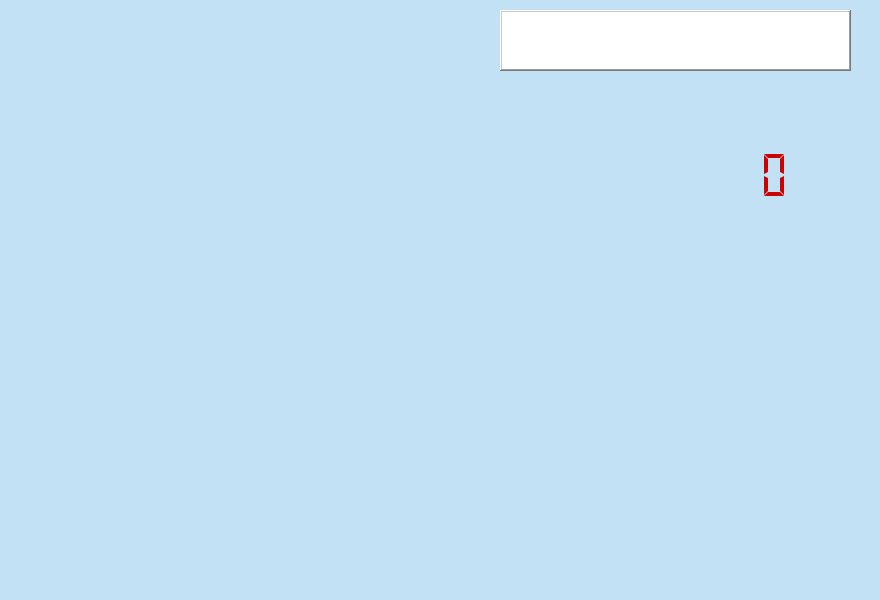
<?xml version="1.0" encoding="UTF-8"?>
<ui version="4.0">
 <class>CoffeeMachine</class>
 <widget class="QWidget" name="CoffeeMachine">
  <property name="geometry">
   <rect>
    <x>0</x>
    <y>0</y>
    <width>880</width>
    <height>600</height>
   </rect>
  </property>
  <property name="minimumSize">
   <size>
    <width>700</width>
    <height>600</height>
   </size>
  </property>
  <property name="windowTitle">
   <string>Form</string>
  </property>
  <layout class="QVBoxLayout" name="verticalLayout">
   <property name="margin">
    <number>0</number>
   </property>
   <item>
    <widget class="QScrollArea" name="scrollArea">
     <property name="palette">
      <palette>
       <active>
        <colorrole role="Base">
         <brush brushstyle="SolidPattern">
          <color alpha="255">
           <red>255</red>
           <green>255</green>
           <blue>255</blue>
          </color>
         </brush>
        </colorrole>
        <colorrole role="Window">
         <brush brushstyle="SolidPattern">
          <color alpha="255">
           <red>194</red>
           <green>225</green>
           <blue>244</blue>
          </color>
         </brush>
        </colorrole>
       </active>
       <inactive>
        <colorrole role="Base">
         <brush brushstyle="SolidPattern">
          <color alpha="255">
           <red>255</red>
           <green>255</green>
           <blue>255</blue>
          </color>
         </brush>
        </colorrole>
        <colorrole role="Window">
         <brush brushstyle="SolidPattern">
          <color alpha="255">
           <red>194</red>
           <green>225</green>
           <blue>244</blue>
          </color>
         </brush>
        </colorrole>
       </inactive>
       <disabled>
        <colorrole role="Base">
         <brush brushstyle="SolidPattern">
          <color alpha="255">
           <red>194</red>
           <green>225</green>
           <blue>244</blue>
          </color>
         </brush>
        </colorrole>
        <colorrole role="Window">
         <brush brushstyle="SolidPattern">
          <color alpha="255">
           <red>194</red>
           <green>225</green>
           <blue>244</blue>
          </color>
         </brush>
        </colorrole>
       </disabled>
      </palette>
     </property>
     <property name="autoFillBackground">
      <bool>true</bool>
     </property>
     <property name="frameShape">
      <enum>QFrame::NoFrame</enum>
     </property>
     <property name="lineWidth">
      <number>0</number>
     </property>
     <widget class="QWidget" name="scrollAreaWidgetContents">
      <property name="geometry">
       <rect>
        <x>0</x>
        <y>0</y>
        <width>880</width>
        <height>600</height>
       </rect>
      </property>
      <property name="sizePolicy">
       <sizepolicy hsizetype="Fixed" vsizetype="Fixed">
        <horstretch>0</horstretch>
        <verstretch>0</verstretch>
       </sizepolicy>
      </property>
      <property name="minimumSize">
       <size>
        <width>880</width>
        <height>600</height>
       </size>
      </property>
      <widget class="QLabel" name="machine">
       <property name="geometry">
        <rect>
         <x>460</x>
         <y>86</y>
         <width>371</width>
         <height>451</height>
        </rect>
       </property>
       <property name="text">
        <string/>
       </property>
       <property name="pixmap">
        <pixmap resource="resource.qrc">:/coffee/Coffee_machine</pixmap>
       </property>
      </widget>
      <widget class="QLabel" name="plate">
       <property name="geometry">
        <rect>
         <x>20</x>
         <y>439</y>
         <width>321</width>
         <height>101</height>
        </rect>
       </property>
       <property name="text">
        <string/>
       </property>
       <property name="pixmap">
        <pixmap resource="resource.qrc">:/coffee/Coffee_plate</pixmap>
       </property>
      </widget>
      <widget class="QLabel" name="euro_1">
       <property name="geometry">
        <rect>
         <x>20</x>
         <y>59</y>
         <width>100</width>
         <height>98</height>
        </rect>
       </property>
       <property name="text">
        <string/>
       </property>
       <property name="pixmap">
        <pixmap>:/coffee/1_euro</pixmap>
       </property>
      </widget>
      <widget class="QLabel" name="euro_2">
       <property name="geometry">
        <rect>
         <x>140</x>
         <y>59</y>
         <width>100</width>
         <height>100</height>
        </rect>
       </property>
       <property name="text">
        <string/>
       </property>
       <property name="pixmap">
        <pixmap>:/coffee/2_euro</pixmap>
       </property>
      </widget>
      <widget class="QLabel" name="coin_out">
       <property name="geometry">
        <rect>
         <x>400</x>
         <y>480</y>
         <width>110</width>
         <height>110</height>
        </rect>
       </property>
       <property name="text">
        <string/>
       </property>
      </widget>
      <widget class="QLabel" name="can_on_plate">
       <property name="geometry">
        <rect>
         <x>70</x>
         <y>320</y>
         <width>179</width>
         <height>189</height>
        </rect>
       </property>
       <property name="text">
        <string/>
       </property>
       <property name="pixmap">
        <pixmap resource="resource.qrc">:/coffee/Can_empty</pixmap>
       </property>
      </widget>
      <widget class="QLabel" name="light_on_money">
       <property name="geometry">
        <rect>
         <x>483</x>
         <y>100</y>
         <width>111</width>
         <height>81</height>
        </rect>
       </property>
       <property name="text">
        <string/>
       </property>
       <property name="pixmap">
        <pixmap resource="resource.qrc">:/coffee/light_money</pixmap>
       </property>
      </widget>
      <widget class="QLabel" name="light_on_can">
       <property name="geometry">
        <rect>
         <x>520</x>
         <y>259</y>
         <width>371</width>
         <height>281</height>
        </rect>
       </property>
       <property name="text">
        <string/>
       </property>
       <property name="pixmap">
        <pixmap resource="resource.qrc">:/coffee/light_can</pixmap>
       </property>
      </widget>
      <widget class="QLabel" name="can_in_machine">
       <property name="geometry">
        <rect>
         <x>575</x>
         <y>320</y>
         <width>179</width>
         <height>189</height>
        </rect>
       </property>
       <property name="text">
        <string/>
       </property>
       <property name="pixmap">
        <pixmap resource="resource.qrc">:/coffee/Can_empty</pixmap>
       </property>
      </widget>
      <widget class="QLabel" name="filled_can_in_machine">
       <property name="geometry">
        <rect>
         <x>575</x>
         <y>320</y>
         <width>179</width>
         <height>189</height>
        </rect>
       </property>
       <property name="text">
        <string/>
       </property>
       <property name="pixmap">
        <pixmap resource="resource.qrc">:/coffee/Can_filled</pixmap>
       </property>
      </widget>
      <widget class="QLabel" name="coffee_splat">
       <property name="geometry">
        <rect>
         <x>580</x>
         <y>369</y>
         <width>221</width>
         <height>211</height>
        </rect>
       </property>
       <property name="text">
        <string/>
       </property>
       <property name="pixmap">
        <pixmap resource="resource.qrc">:/coffee/Coffee_splat</pixmap>
       </property>
      </widget>
      <widget class="MousePressForwarding" name="drop_on_plate" native="true">
       <property name="geometry">
        <rect>
         <x>30</x>
         <y>239</y>
         <width>331</width>
         <height>271</height>
        </rect>
       </property>
       <property name="acceptDrops">
        <bool>true</bool>
       </property>
      </widget>
      <widget class="MousePressForwarding" name="drop_on_machine" native="true">
       <property name="geometry">
        <rect>
         <x>560</x>
         <y>259</y>
         <width>301</width>
         <height>251</height>
        </rect>
       </property>
       <property name="acceptDrops">
        <bool>true</bool>
       </property>
      </widget>
      <widget class="QWidget" name="drop_money" native="true">
       <property name="geometry">
        <rect>
         <x>480</x>
         <y>99</y>
         <width>101</width>
         <height>101</height>
        </rect>
       </property>
       <property name="acceptDrops">
        <bool>true</bool>
       </property>
      </widget>
      <widget class="QLCDNumber" name="money_number">
       <property name="geometry">
        <rect>
         <x>650</x>
         <y>150</y>
         <width>149</width>
         <height>51</height>
        </rect>
       </property>
       <property name="palette">
        <palette>
         <active>
          <colorrole role="WindowText">
           <brush brushstyle="SolidPattern">
            <color alpha="255">
             <red>202</red>
             <green>0</green>
             <blue>3</blue>
            </color>
           </brush>
          </colorrole>
         </active>
         <inactive>
          <colorrole role="WindowText">
           <brush brushstyle="SolidPattern">
            <color alpha="255">
             <red>202</red>
             <green>0</green>
             <blue>3</blue>
            </color>
           </brush>
          </colorrole>
         </inactive>
         <disabled>
          <colorrole role="WindowText">
           <brush brushstyle="SolidPattern">
            <color alpha="255">
             <red>123</red>
             <green>123</green>
             <blue>123</blue>
            </color>
           </brush>
          </colorrole>
         </disabled>
        </palette>
       </property>
       <property name="frameShape">
        <enum>QFrame::NoFrame</enum>
       </property>
       <property name="segmentStyle">
        <enum>QLCDNumber::Flat</enum>
       </property>
      </widget>
      <widget class="QFrame" name="frame">
       <property name="geometry">
        <rect>
         <x>500</x>
         <y>10</y>
         <width>351</width>
         <height>61</height>
        </rect>
       </property>
       <property name="palette">
        <palette>
         <active>
          <colorrole role="Base">
           <brush brushstyle="SolidPattern">
            <color alpha="255">
             <red>255</red>
             <green>255</green>
             <blue>255</blue>
            </color>
           </brush>
          </colorrole>
          <colorrole role="Window">
           <brush brushstyle="SolidPattern">
            <color alpha="255">
             <red>255</red>
             <green>255</green>
             <blue>255</blue>
            </color>
           </brush>
          </colorrole>
         </active>
         <inactive>
          <colorrole role="Base">
           <brush brushstyle="SolidPattern">
            <color alpha="255">
             <red>255</red>
             <green>255</green>
             <blue>255</blue>
            </color>
           </brush>
          </colorrole>
          <colorrole role="Window">
           <brush brushstyle="SolidPattern">
            <color alpha="255">
             <red>255</red>
             <green>255</green>
             <blue>255</blue>
            </color>
           </brush>
          </colorrole>
         </inactive>
         <disabled>
          <colorrole role="Base">
           <brush brushstyle="SolidPattern">
            <color alpha="255">
             <red>255</red>
             <green>255</green>
             <blue>255</blue>
            </color>
           </brush>
          </colorrole>
          <colorrole role="Window">
           <brush brushstyle="SolidPattern">
            <color alpha="255">
             <red>255</red>
             <green>255</green>
             <blue>255</blue>
            </color>
           </brush>
          </colorrole>
         </disabled>
        </palette>
       </property>
       <property name="autoFillBackground">
        <bool>true</bool>
       </property>
       <property name="frameShape">
        <enum>QFrame::WinPanel</enum>
       </property>
       <property name="frameShadow">
        <enum>QFrame::Raised</enum>
       </property>
       <property name="lineWidth">
        <number>10</number>
       </property>
       <property name="midLineWidth">
        <number>11</number>
       </property>
       <layout class="QHBoxLayout" name="horizontalLayout">
        <item>
         <widget class="QLabel" name="display_label">
          <property name="font">
           <font>
            <pointsize>16</pointsize>
            <weight>75</weight>
            <bold>true</bold>
           </font>
          </property>
          <property name="text">
           <string/>
          </property>
          <property name="alignment">
           <set>Qt::AlignCenter</set>
          </property>
         </widget>
        </item>
       </layout>
      </widget>
     </widget>
    </widget>
   </item>
  </layout>
 </widget>
 <customwidgets>
  <customwidget>
   <class>MousePressForwarding</class>
   <extends>QWidget</extends>
   <header>MousePressForwarding.h</header>
   <container>1</container>
  </customwidget>
 </customwidgets>
 <resources>
  <include location="resource.qrc"/>
 </resources>
 <connections/>
</ui>
